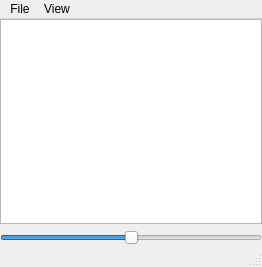
<?xml version="1.0" encoding="UTF-8"?>
<ui version="4.0">
 <class>MainWindow</class>
 <widget class="QMainWindow" name="MainWindow">
  <property name="geometry">
   <rect>
    <x>0</x>
    <y>0</y>
    <width>262</width>
    <height>267</height>
   </rect>
  </property>
  <property name="sizePolicy">
   <sizepolicy hsizetype="Preferred" vsizetype="Preferred">
    <horstretch>0</horstretch>
    <verstretch>0</verstretch>
   </sizepolicy>
  </property>
  <property name="windowTitle">
   <string>Frame</string>
  </property>
  <widget class="QWidget" name="centralwidget">
   <property name="sizePolicy">
    <sizepolicy hsizetype="Preferred" vsizetype="Preferred">
     <horstretch>0</horstretch>
     <verstretch>0</verstretch>
    </sizepolicy>
   </property>
   <layout class="QVBoxLayout" name="verticalLayout_2">
    <property name="margin">
     <number>0</number>
    </property>
    <item>
     <layout class="QVBoxLayout" name="verticalLayout">
      <item>
       <widget class="QGraphicsView" name="view">
        <property name="sizePolicy">
         <sizepolicy hsizetype="Preferred" vsizetype="Preferred">
          <horstretch>0</horstretch>
          <verstretch>0</verstretch>
         </sizepolicy>
        </property>
        <property name="verticalScrollBarPolicy">
         <enum>Qt::ScrollBarAlwaysOff</enum>
        </property>
        <property name="horizontalScrollBarPolicy">
         <enum>Qt::ScrollBarAlwaysOff</enum>
        </property>
        <property name="dragMode">
         <enum>QGraphicsView::NoDrag</enum>
        </property>
       </widget>
      </item>
      <item>
       <widget class="QSlider" name="slider">
        <property name="minimum">
         <number>1</number>
        </property>
        <property name="maximum">
         <number>99</number>
        </property>
        <property name="singleStep">
         <number>1</number>
        </property>
        <property name="value">
         <number>50</number>
        </property>
        <property name="orientation">
         <enum>Qt::Horizontal</enum>
        </property>
        <property name="tickPosition">
         <enum>QSlider::NoTicks</enum>
        </property>
        <property name="tickInterval">
         <number>25</number>
        </property>
       </widget>
      </item>
     </layout>
    </item>
   </layout>
  </widget>
  <widget class="QMenuBar" name="menubar">
   <property name="geometry">
    <rect>
     <x>0</x>
     <y>0</y>
     <width>262</width>
     <height>22</height>
    </rect>
   </property>
   <widget class="QMenu" name="menuView">
    <property name="title">
     <string>View</string>
    </property>
    <addaction name="actionZoomIn"/>
    <addaction name="actionZoomOut"/>
    <addaction name="actionZoomReset"/>
    <addaction name="separator"/>
    <addaction name="actionClearMarks"/>
   </widget>
   <widget class="QMenu" name="menuFile">
    <property name="title">
     <string>File</string>
    </property>
    <addaction name="actionClose"/>
   </widget>
   <addaction name="menuFile"/>
   <addaction name="menuView"/>
  </widget>
  <widget class="QStatusBar" name="status"/>
  <action name="actionZoomIn">
   <property name="text">
    <string>Zoom In</string>
   </property>
   <property name="shortcut">
    <string>=</string>
   </property>
  </action>
  <action name="actionZoomOut">
   <property name="text">
    <string>Zoom Out</string>
   </property>
   <property name="shortcut">
    <string>-</string>
   </property>
  </action>
  <action name="actionZoomReset">
   <property name="text">
    <string>Reset Zoom</string>
   </property>
   <property name="shortcut">
    <string>0</string>
   </property>
  </action>
  <action name="actionClose">
   <property name="text">
    <string>Close</string>
   </property>
   <property name="shortcut">
    <string>Ctrl+W</string>
   </property>
  </action>
  <action name="actionClearMarks">
   <property name="text">
    <string>Clear marks</string>
   </property>
   <property name="shortcut">
    <string>Esc</string>
   </property>
  </action>
 </widget>
 <resources/>
 <connections>
  <connection>
   <sender>actionClose</sender>
   <signal>activated()</signal>
   <receiver>MainWindow</receiver>
   <slot>close()</slot>
   <hints>
    <hint type="sourcelabel">
     <x>-1</x>
     <y>-1</y>
    </hint>
    <hint type="destinationlabel">
     <x>130</x>
     <y>133</y>
    </hint>
   </hints>
  </connection>
 </connections>
</ui>
